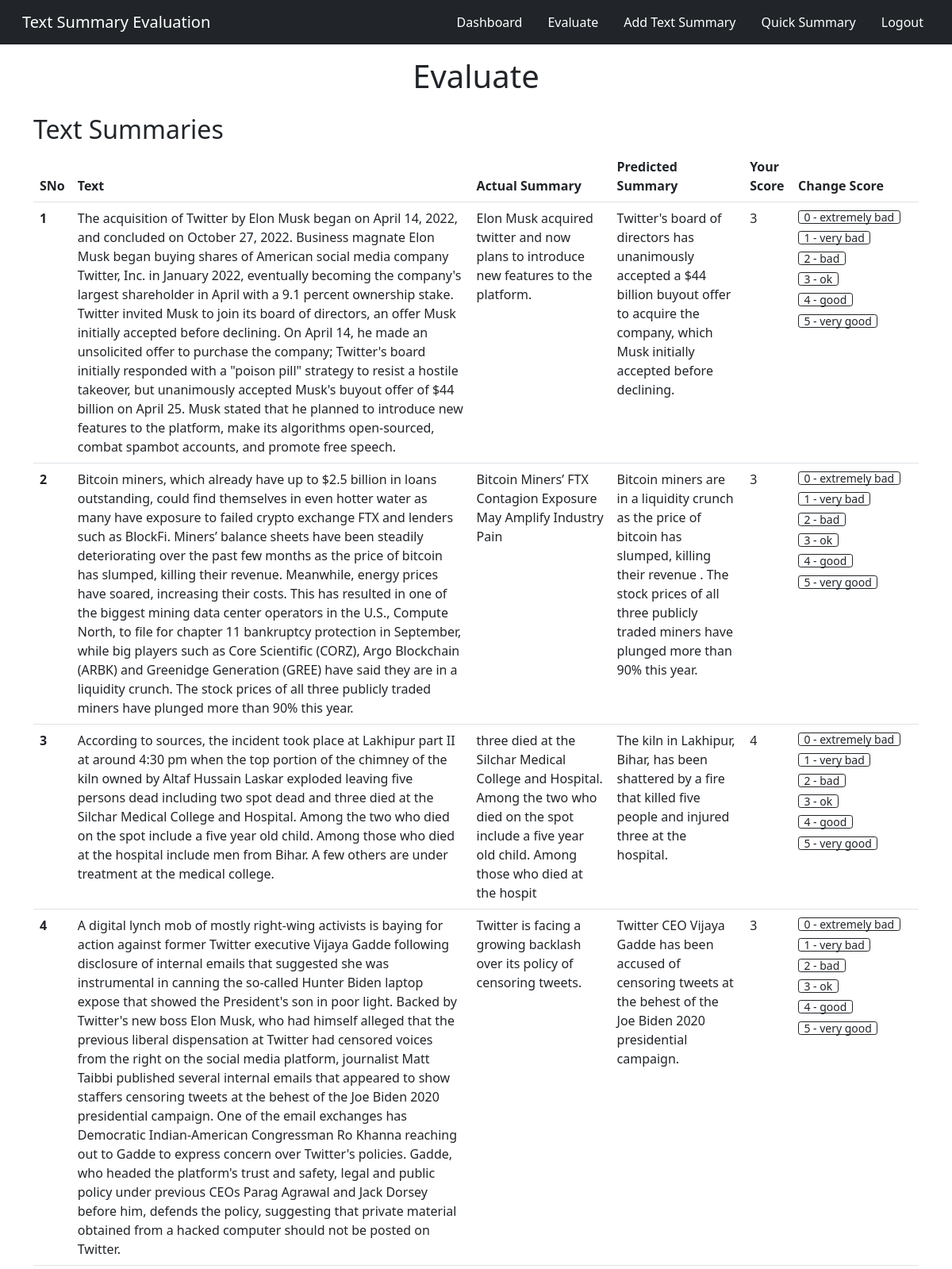
/evaluate (signed in, upper part), run on the app's committed database.
### app.py (models this page shows, shortened)
class TextSum(db.Model):
    sno = db.Column(db.Integer, primary_key=True)
    text = db.Column(db.String(10000), nullable=False)
    predicted_summary = db.Column(db.String(1000), nullable=False)
    actual_summary = db.Column(db.String(1000), nullable=False)
    cos_sim_score = db.Column(db.Float, nullable=True)
    human_score = db.Column(db.Float, nullable=True)
    date_created = db.Column(db.DateTime, default=datetime.utcnow)

### app.py (the view)
@app.route('/evaluate', methods=['GET', 'POST'])
@login_required
def evaluate():
    allTextSum = TextSum.query.all()
    for textsum in allTextSum:
        score = Score.query.filter_by(textsum_sno=textsum.sno, user_id=current_user.id).first()
        textsum.human_score = None
        if score:
            textsum.human_score = int(score.score)
    return render_template('evaluate.html', allTextSum=allTextSum)

### app.py (called while the page is built)
@login_manager.user_loader
def load_user(user_id):
    return User.get(user_id)

    def get(id):
        return User.query.filter_by(id=id).first()

### templates/evaluate.html (shortened to what this page needs)
<!DOCTYPE html>
<html lang="en">
<head>
</head>
<body>
{% extends 'base2.html' %}
{% block body %}
    <h1>Evaluate</h1>
    <div class="container">
        <h2>Text Summaries</h2>
        {% if allTextSum|length == 0%}
            <div class="alert alert-dark" role="alert">
                No record
            </div>
        {% else %}
            <table class="table">
                <thead>
                    <tr>
                        <th scope="col">SNo</th>
                        <th scope="col">Text</th>
                        <th scope="col">Actual Summary</th>
                        <th scope="col">Predicted Summary</th>
                        <th scope="col">Your Score</th>
                        <th scope="col">Change Score</th>
                    </tr>
                </thead>
                <tbody>
                    {% for textsum in allTextSum %}
                        <tr>
                            <th scope="row">{{loop.index}}</th>
                            <td>{{textsum.text}}</td>
                            <td>{{textsum.actual_summary}}</td>
                            <td>{{textsum.predicted_summary}}</td>
                            <td>{{textsum.human_score}}</td>
                            <td style="width: 10rem">
                                <a type="button" class="btn btn-outline-dark btn-xs mb-2" href="/evaluate/update_score/{{textsum.sno}}/0">0 - extremely bad</a>
                                <a type="button" class="btn btn-outline-dark btn-xs mb-2" href="/evaluate/update_score/{{textsum.sno}}/1">1 - very bad</a> <br>
                                <a type="button" class="btn btn-outline-dark btn-xs mb-2" href="/evaluate/update_score/{{textsum.sno}}/2">2 - bad</a> <br>
                                <a type="button" class="btn btn-outline-dark btn-xs mb-2" href="/evaluate/update_score/{{textsum.sno}}/3">3 - ok</a> <br>
                                <a type="button" class="btn btn-outline-dark btn-xs mb-2" href="/evaluate/update_score/{{textsum.sno}}/4">4 - good</a> <br>
                                <a type="button" class="btn btn-outline-dark btn-xs mb-2" href="/evaluate/update_score/{{textsum.sno}}/5">5 - very good</a> <br>
                            </td>
                        </tr>
                    {% endfor %}
                </tbody>
            </table>
        {% endif %}
    </div>
{% endblock body %}

### templates/evaluate.html (style rules this page uses)
h1 { padding: 1rem; text-align: center; }
.container { padding-bottom: 10rem; }
.btn-group-xs > .btn, .btn-xs { padding: .25rem .4rem !important; font-size: .875rem !important; line-height: .5 !important; border-radius: .2rem !important; }

### data on the page
TextSum: text "The acquisition of Twitter by Elon Musk began on April 14, 2022, and concluded on October 27, 2022. Business magnate Elon Musk began buying shares of American social media company Twitter, Inc. in January 2022, eventually becoming the company's largest shareholder in April with a 9.1 percent ownership stake. Twitter invited Musk to join its board of directors, an offer Musk initially accepted before declining. On April 14, he made an unsolicited offer to purchase the company; Twitter's board initially responded with a \"poison pill\" strategy to resist a hostile takeover, but unanimously accepted Musk's buyout offer of $44 billion on April 25. Musk stated that he planned to introduce new…", actual_summary "Elon Musk acquired twitter and now plans to introduce new features to the platform.", predicted_summary "Twitter's board of directors has unanimously accepted a $44 billion buyout offer to acquire the company, which Musk initially accepted before declining.", human_score "3"
TextSum: text "Bitcoin miners, which already have up to $2.5 billion in loans outstanding, could find themselves in even hotter water as many have exposure to failed crypto exchange FTX and lenders such as BlockFi. Miners’ balance sheets have been steadily deteriorating over the past few months as the price of bitcoin has slumped, killing their revenue. Meanwhile, energy prices have soared, increasing their costs. This has resulted in one of the biggest mining data center operators in the U.S., Compute North, to file for chapter 11 bankruptcy protection in September, while big players such as Core Scientific (CORZ), Argo Blockchain (ARBK) and Greenidge Generation (GREE) have said they are in a liquidity…", actual_summary "Bitcoin Miners’ FTX Contagion Exposure May Amplify Industry Pain", predicted_summary "Bitcoin miners are in a liquidity crunch as the price of bitcoin has slumped, killing their revenue . The stock prices of all three publicly traded miners have plunged more than 90% this year.", human_score "3"
TextSum: text "According to sources, the incident took place at Lakhipur part II at around 4:30 pm when the top portion of the chimney of the kiln owned by Altaf Hussain Laskar exploded leaving five persons dead including two spot dead and three died at the Silchar Medical College and Hospital. Among the two who died on the spot include a five year old child. Among those who died at the hospital include men from Bihar. A few others are under treatment at the medical college.", actual_summary "three died at the Silchar Medical College and Hospital. Among the two who died on the spot include a five year old child. Among those who died at the hospit", predicted_summary "The kiln in Lakhipur, Bihar, has been shattered by a fire that killed five people and injured three at the hospital.", human_score "4"
TextSum: text "A digital lynch mob of mostly right-wing activists is baying for action against former Twitter executive Vijaya Gadde following disclosure of internal emails that suggested she was instrumental in canning the so-called Hunter Biden laptop expose that showed the President's son in poor light. Backed by Twitter's new boss Elon Musk, who had himself alleged that the previous liberal dispensation at Twitter had censored voices from the right on the social media platform, journalist Matt Taibbi published several internal emails that appeared to show staffers censoring tweets at the behest of the Joe Biden 2020 presidential campaign. One of the email exchanges has Democratic Indian-American…", actual_summary "Twitter is facing a growing backlash over its policy of censoring tweets.", predicted_summary "Twitter CEO Vijaya Gadde has been accused of censoring tweets at the behest of the Joe Biden 2020 presidential campaign.", human_score "3"
